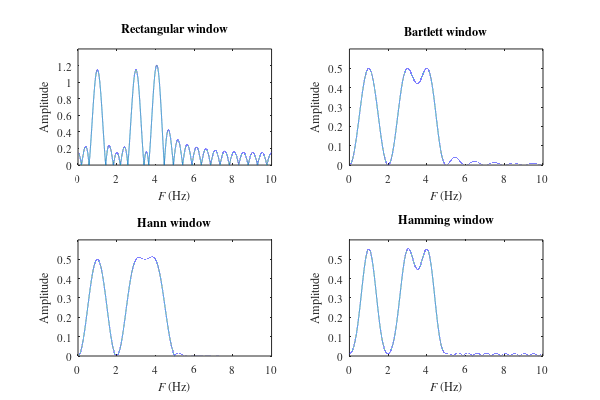

MATLAB code for this plot:
% Continuous-time cosine windowing

clear; close all;

set(0,'DefaultAxesFontName','Times','DefaultAxesFontUnits','points',...
   'DefaultAxesFontSize',8,'DefaultTextFontName','Times','DefaultTextFontUnits',...
   'points','DefaultTextFontSize',8);

f1=figure;
set(f1,'PaperPosition',[1 1 6 4]);

F0=1;
F1=3;
F2=4;

Fs=20;
T=1/Fs;
T0=2;

t=(0:T:T0);
L=length(t);

xc=cos(2*pi*F0*t)+cos(2*pi*F1*t)+cos(2*pi*F2*t); 

w=linspace(0,pi,2^16);
F=(w/(2*pi))*Fs;

Xr=freqz(xc(:),1,w);
Xb=freqz(xc(:).*bartlett(L),1,w);
Xhan=freqz(xc(:).*hann(L),1,w);
Xham=freqz(xc(:).*hamming(L),1,w);

subplot(2,2,1), plot(F,T*abs(Xr));
xlabel('\itF \rm(Hz)');
ylabel('Amplitude');
title('Rectangular window');
axis([0 10 0 1.4]);
subplot(2,2,2), plot(F,T*abs(Xb));
xlabel('\itF \rm(Hz)');
ylabel('Amplitude');
title('Bartlett window');
axis([0 10 0 0.6]);
subplot(2,2,3), plot(F,T*abs(Xhan));
xlabel('\itF \rm(Hz)');
ylabel('Amplitude');
title('Hann window');
axis([0 10 0 0.6]);
subplot(2,2,4), plot(F,T*abs(Xham));
xlabel('\itF \rm(Hz)');
ylabel('Amplitude');
title('Hamming window');
axis([0 10 0 0.6]);
